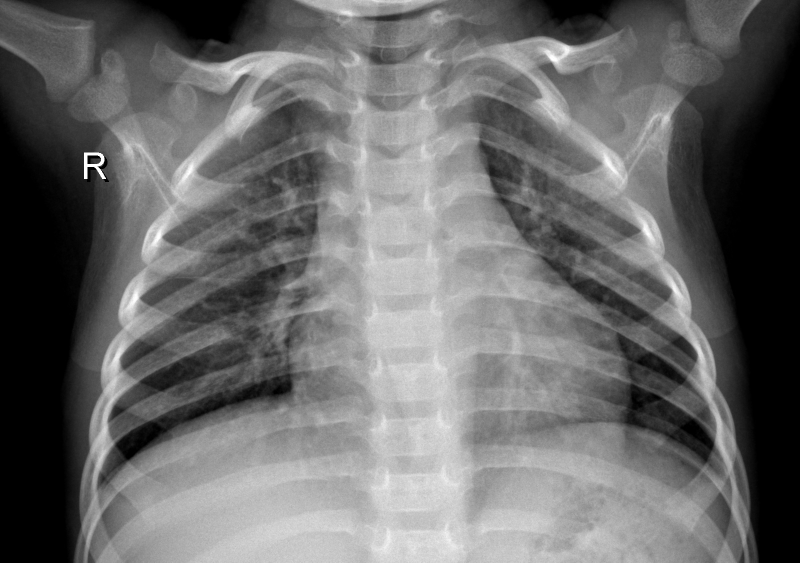
#> input picture chest_xray/train/NORMAL/IM-0125-0001.jpeg, 1600 x 1125 px (shown at 1/2 size); its folder holds only this picture in this run
$ jupyter execute 'DescXGrad copy.ipynb'
#> lines starting #> are read from the running program, lines starting #| are printed output that depends on the picture
# Trabájo Practico 2 - Métodos Computacionales

### Camila Cauzzo, Catalina Dolhare

[cell 1]
import numpy as np
import matplotlib.pyplot as plt
from PIL import Image
import os
import time
import random

[cell 2]
from derivada_w import fAndG as fAndG_w
from derivada_b import fAndG as fAndG_b

[cell 3]
def abrirImagenesEscaladas( carpeta, escala=32 ):
    # abre todas las imagenes de la carpeta, y las escala de tal forma que midan (escala x escala)px
    # devuelve las imagenes aplanadas -> vectores de tamano escala^2 con valores entre 0 y 1
    imagenes = []

    for dirpath, dirnames, filenames in os.walk(carpeta):
        for file in filenames:
            img = Image.open( os.path.join(carpeta, file) )
            img = img.resize((escala, escala))
            img.convert('1')
            img = np.asarray(img)
            if len(img.shape)==3:
                img = img[:,:,0].reshape((escala**2 )) / 255
            else:
                img = img.reshape((escala**2 )) / 255

            imagenes.append( img )

    return imagenes

[cell 4]
def balancear_datos():
    imagenes_train_normal = abrirImagenesEscaladas("chest_xray/train/NORMAL")
#> in abrirImagenesEscaladas, img is the input picture: PIL image 1600x1125 L; min 0, max 255, mean 106.2
#> in abrirImagenesEscaladas, `img = img.resize((escala, escala))`:
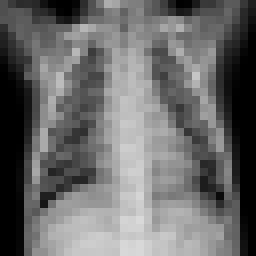
#> img: PIL image 32x32 L (shown 8 times larger); min 0, max 217, mean 106.3
#> in abrirImagenesEscaladas, `img = img.reshape((escala**2 )) / 255`: img = 1024 values, max 0.851 at index 881, min 0 at index 7, mean 0.417
#> imagenes_train_normal = 1 item
    imagenes_train_pneumonia = abrirImagenesEscaladas("chest_xray/train/PNEUMONIA")

    cantidad_imagenes = min(len(imagenes_train_normal), len(imagenes_train_pneumonia))
#> cantidad_imagenes = 0
    imagenes_train_normal = imagenes_train_normal[:cantidad_imagenes]
#> imagenes_train_normal = []
    imagenes_train_pneumonia = imagenes_train_pneumonia[:cantidad_imagenes]
#> imagenes_train_pneumonia = []

    return [imagenes_train_normal, imagenes_train_pneumonia]

### Ejercicio 1

Calculamos las derivadas parciales

[cell 5]
def dw(i, w, b, d):
    t_0 = np.tanh((b + (w).dot(i)))
    t_1 = (((1 + t_0) / 2) - d)
    gradient = (((1 - (t_0 ** 2)) * t_1) * i)

    return gradient

[cell 6]
def db(i, w, b, d):
    t_0 = np.tanh((b + (w).dot(i)))
    t_1 = (((1 + t_0) / 2) - d)
    gradient = ((1 - (t_0 ** 2)) * t_1)

    return gradient

[cell 7]
def sum_dw(imagenes, w, b, d):
    gradient = np.zeros(len(w))
    for i in imagenes:
        gradient += dw(i, w, b, d)
    return gradient

[cell 8]
def sum_db(imagenes, w, b, d):
    gradient = 0
    for i in imagenes:
        gradient += db(i, w, b, d)
    return gradient

[cell 9]
def f(i, w, b):
    return (np.tanh(np.dot(w, i) + b)+1)/2

[cell 10]
def L(imagenes, w, b):
    imagenes_normal = imagenes[0]
    imagenes_pneumonia = imagenes[1]

    sumL = 0

    for i in imagenes_normal:
        L = (f(i, w, b) - 0)**2
        sumL += L

    for i in imagenes_pneumonia:
        L = (f(i, w, b) - 1)**2
        sumL += L

    return sumL

## Ejercicio 2

Implementamos el metodo descenso por gradiente

[cell 11]
def gradiente_descendiente(imagenes, alpha):
    imagenes_normales = imagenes[0]
    imagenes_pneumonia = imagenes[1]

    w = np.random.rand(32**2)
    b = np.random.rand(1)
    dw = np.zeros(w.shape)
    db = 0

    for i in range(1000):
        print("Iteracion: ", i, " L: ", L(imagenes, w, b))
        for j in range(len(imagenes_normales)):
            dw = sum_dw(imagenes_normales, w, b, 0) + sum_dw(imagenes_pneumonia, w, b, 1)
            db = sum_db(imagenes_normales, w, b, 0) + sum_db(imagenes_pneumonia, w, b, 1)

        w = w - alpha * dw
        b = b - alpha * db

        print(L(imagenes, w, b))

    return w, b

[cell 12]
imagenes=balancear_datos()
#> imagenes = [[], []]

[cell 13]
w_opt, b_opt = gradiente_descendiente(imagenes, 0.0001)
#> in gradiente_descendiente, `imagenes_normales = imagenes[0]`: imagenes_normales = []
#> the loop in gradiente_descendiente, `for i in range(1000):` made 1000 passes
#> (printed output is left out)
#> after the loop in gradiente_descendiente, `for i in range(1000):`: b = [0.778]; w = 1024 values, max 1 at index 974, min 0.000546 at index 821, mean 0.495
#> w_opt has the same summary as w in gradiente_descendiente; b_opt = [0.778]


$ run again, on chest_xray/train/NORMAL/IM-0308-0001.jpeg
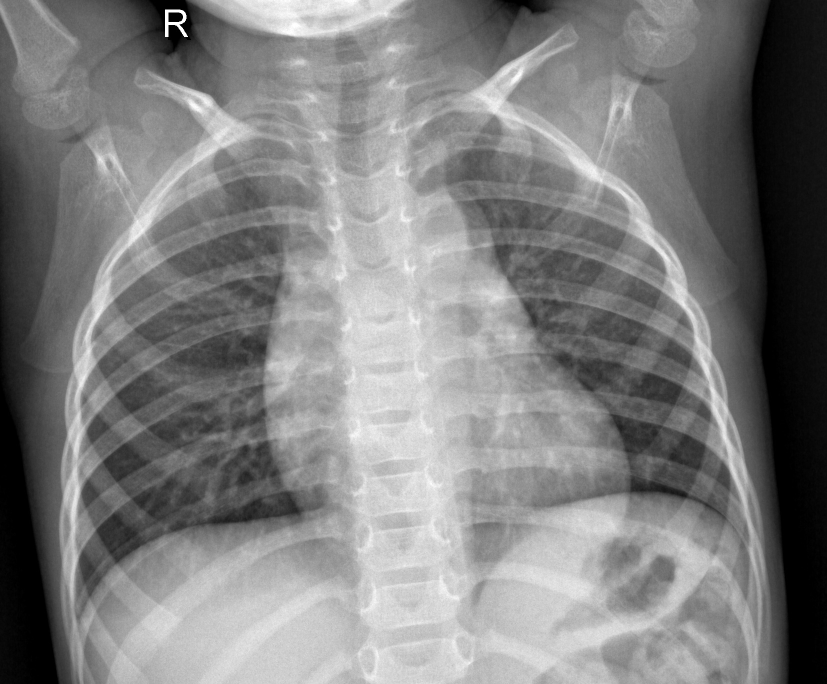
#> input picture chest_xray/train/NORMAL/IM-0308-0001.jpeg, 1654 x 1368 px (shown at 1/2 size)
#> in abrirImagenesEscaladas, img is the input picture: PIL image 1654x1368 L; min 0, max 255, mean 126.7
#> in abrirImagenesEscaladas, `img = img.resize((escala, escala))`:
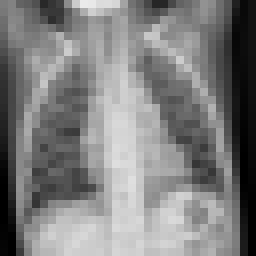
#> img: PIL image 32x32 L (shown 8 times larger); min 0, max 234, mean 126.7
#> in abrirImagenesEscaladas, `img = img.reshape((escala**2 )) / 255`: img = 1024 values, max 0.918 at index 10, min 0 at index 638, mean 0.497
#> in balancear_datos, `imagenes_train_normal = abrirImagenesEscaladas("chest_xray/train/NORMA..`: imagenes_train_normal = 1 item
#> cantidad_imagenes = 0
#> in balancear_datos, `imagenes_train_normal = imagenes_train_normal[:cantidad_imagenes]`: imagenes_train_normal = []
#> imagenes = [[], []]
#> imagenes_normales = []
#> the loop in gradiente_descendiente, `for i in range(1000):` made 1000 passes
#| Iteracion:  0  L:  0
#| 0
#| Iteracion:  1  L:  0
#| 0
#| Iteracion:  2  L:  0
#| 0
#> (further printed lines are left out)
#> after the loop in gradiente_descendiente, `for i in range(1000):`: b = [0.778]; w = 1024 values, max 1 at index 974, min 0.000546 at index 821, mean 0.495
#> w_opt has the same summary as w in gradiente_descendiente; b_opt = [0.778]

$ run again, on chest_xray/train/NORMAL/IM-0187-0001.jpeg
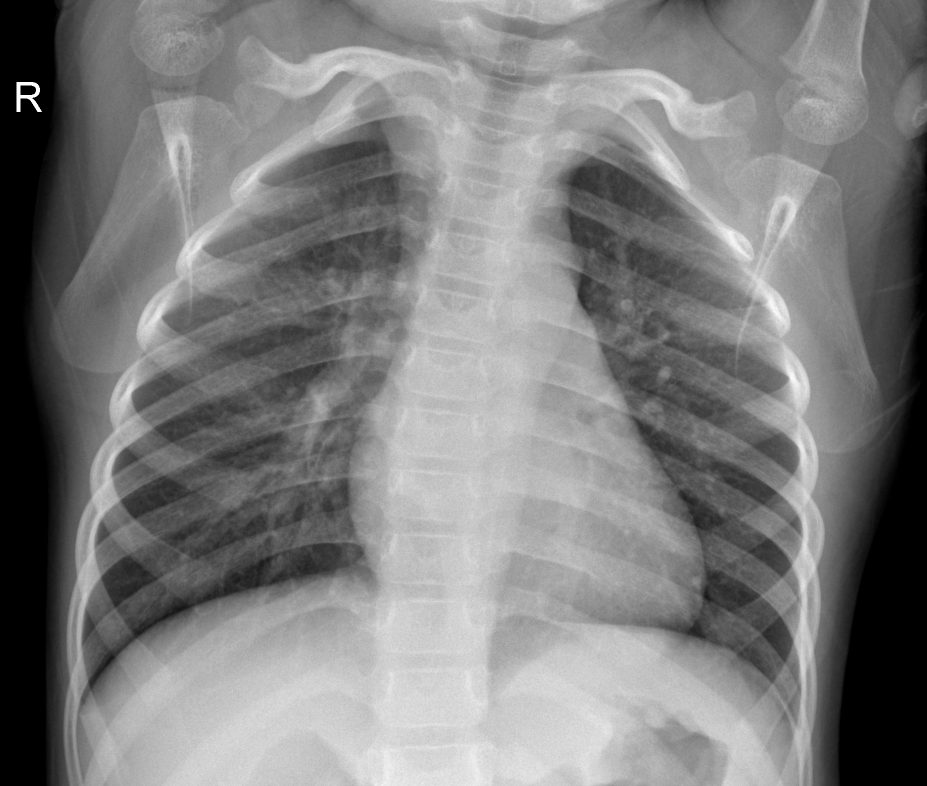
#> input picture chest_xray/train/NORMAL/IM-0187-0001.jpeg, 1854 x 1572 px (shown at 1/2 size)
#> in abrirImagenesEscaladas, img is the input picture: PIL image 1854x1572 L; min 0, max 255, mean 125.7
#> in abrirImagenesEscaladas, `img = img.resize((escala, escala))`:
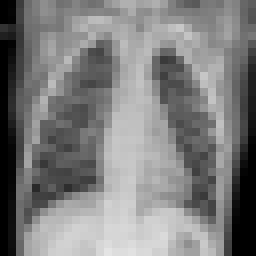
#> img: PIL image 32x32 L (shown 8 times larger); min 0, max 228, mean 125.8
#> in abrirImagenesEscaladas, `img = img.reshape((escala**2 )) / 255`: img = 1024 values, max 0.894 at index 1005, min 0 at index 0, mean 0.493
#> in balancear_datos, `imagenes_train_normal = abrirImagenesEscaladas("chest_xray/train/NORMA..`: imagenes_train_normal = 1 item
#> cantidad_imagenes = 0
#> in balancear_datos, `imagenes_train_normal = imagenes_train_normal[:cantidad_imagenes]`: imagenes_train_normal = []
#> imagenes = [[], []]
#> imagenes_normales = []
#> the loop in gradiente_descendiente, `for i in range(1000):` made 1000 passes
#| Iteracion:  0  L:  0
#| 0
#| Iteracion:  1  L:  0
#| 0
#| Iteracion:  2  L:  0
#| 0
#> (further printed lines are left out)
#> after the loop in gradiente_descendiente, `for i in range(1000):`: b = [0.778]; w = 1024 values, max 1 at index 974, min 0.000546 at index 821, mean 0.495
#> w_opt has the same summary as w in gradiente_descendiente; b_opt = [0.778]
